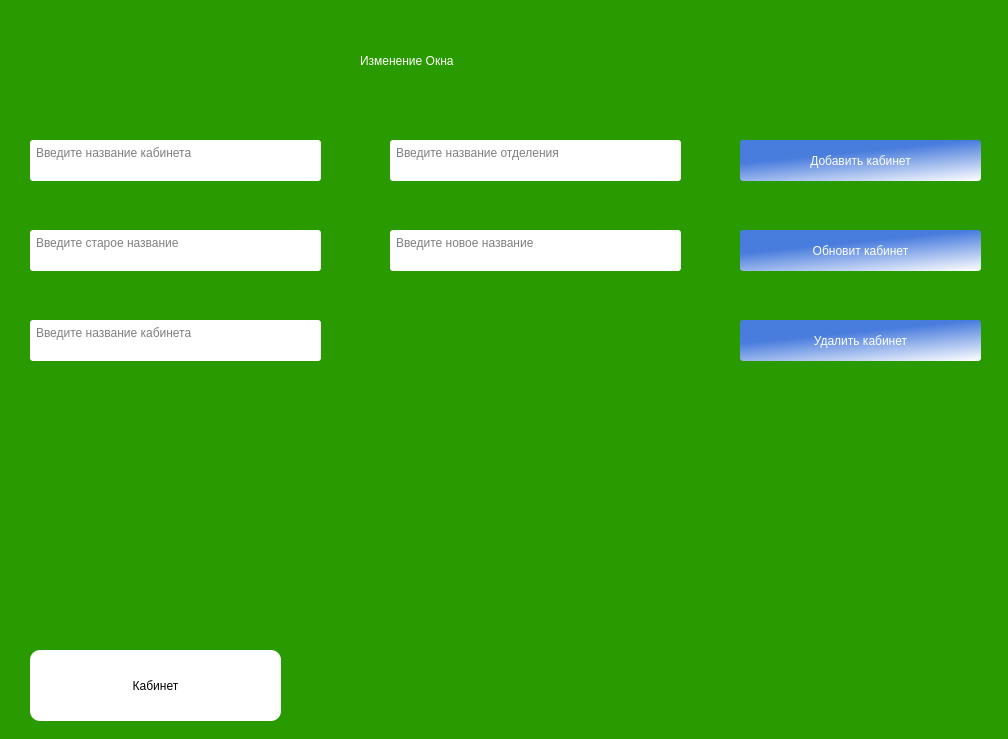
<?xml version="1.0" encoding="UTF-8"?>
<ui version="4.0">
 <class>MainWindow</class>
 <widget class="QMainWindow" name="MainWindow">
  <property name="geometry">
   <rect>
    <x>0</x>
    <y>0</y>
    <width>1008</width>
    <height>739</height>
   </rect>
  </property>
  <property name="windowTitle">
   <string>MainWindow</string>
  </property>
  <property name="styleSheet">
   <string notr="true">background-color: rgb(41, 154, 0);</string>
  </property>
  <widget class="QWidget" name="centralwidget">
   <widget class="QToolButton" name="infotButton">
    <property name="geometry">
     <rect>
      <x>30</x>
      <y>650</y>
      <width>251</width>
      <height>71</height>
     </rect>
    </property>
    <property name="styleSheet">
     <string notr="true">background-color: rgb(255, 255, 255);
border-radius:10px;
font: 20pt &quot;MS Shell Dlg 2&quot;;</string>
    </property>
    <property name="text">
     <string>Кабинет</string>
    </property>
   </widget>
   <widget class="QLabel" name="title">
    <property name="geometry">
     <rect>
      <x>360</x>
      <y>30</y>
      <width>281</width>
      <height>61</height>
     </rect>
    </property>
    <property name="styleSheet">
     <string notr="true">font: 20pt &quot;MS Shell Dlg 2&quot;;
color: rgb(255, 255, 255);</string>
    </property>
    <property name="text">
     <string>Изменение Окна</string>
    </property>
   </widget>
   <widget class="QPushButton" name="addButton">
    <property name="geometry">
     <rect>
      <x>740</x>
      <y>140</y>
      <width>241</width>
      <height>41</height>
     </rect>
    </property>
    <property name="styleSheet">
     <string notr="true">color: rgb(255, 255, 255);
font: 16pt &quot;Segoe UI&quot;;
background-color: qlineargradient(spread:pad, x1:0.534, y1:0.199, x2:1, y2:1, stop:0.0564972 rgba(72, 124, 221, 255), stop:1 rgba(255, 255, 255, 255));
border-radius:3px;</string>
    </property>
    <property name="text">
     <string>Добавить кабинет</string>
    </property>
   </widget>
   <widget class="QTextEdit" name="textEditName">
    <property name="geometry">
     <rect>
      <x>30</x>
      <y>140</y>
      <width>291</width>
      <height>41</height>
     </rect>
    </property>
    <property name="styleSheet">
     <string notr="true">background-color: rgb(255, 255, 255);
font: 16pt &quot;Segoe UI&quot;;
border-radius:3px;
padding:2px;
placeholderTetx:&quot;Введите название кабинета&quot;;</string>
    </property>
    <property name="placeholderText">
     <string>Введите название кабинета</string>
    </property>
   </widget>
   <widget class="QTextEdit" name="textEditDepartament">
    <property name="geometry">
     <rect>
      <x>390</x>
      <y>140</y>
      <width>291</width>
      <height>41</height>
     </rect>
    </property>
    <property name="styleSheet">
     <string notr="true">background-color: rgb(255, 255, 255);
font: 16pt &quot;Segoe UI&quot;;
border-radius:3px;
padding:2px;
placeholderTetx:&quot;Введите название кабинета&quot;;</string>
    </property>
    <property name="placeholderText">
     <string>Введите название отделения</string>
    </property>
   </widget>
   <widget class="QTextEdit" name="textUpadateNewName">
    <property name="geometry">
     <rect>
      <x>390</x>
      <y>230</y>
      <width>291</width>
      <height>41</height>
     </rect>
    </property>
    <property name="styleSheet">
     <string notr="true">background-color: rgb(255, 255, 255);
font: 16pt &quot;Segoe UI&quot;;
border-radius:3px;
padding:2px;
placeholderTetx:&quot;Введите название кабинета&quot;;</string>
    </property>
    <property name="placeholderText">
     <string>Введите новое название</string>
    </property>
   </widget>
   <widget class="QTextEdit" name="textUpadateOldName">
    <property name="geometry">
     <rect>
      <x>30</x>
      <y>230</y>
      <width>291</width>
      <height>41</height>
     </rect>
    </property>
    <property name="styleSheet">
     <string notr="true">background-color: rgb(255, 255, 255);
font: 16pt &quot;Segoe UI&quot;;
border-radius:3px;
padding:2px;
placeholderTetx:&quot;Введите название кабинета&quot;;</string>
    </property>
    <property name="placeholderText">
     <string>Введите старое название</string>
    </property>
   </widget>
   <widget class="QPushButton" name="updateButton">
    <property name="geometry">
     <rect>
      <x>740</x>
      <y>230</y>
      <width>241</width>
      <height>41</height>
     </rect>
    </property>
    <property name="styleSheet">
     <string notr="true">color: rgb(255, 255, 255);
font: 16pt &quot;Segoe UI&quot;;
background-color: qlineargradient(spread:pad, x1:0.534, y1:0.199, x2:1, y2:1, stop:0.0564972 rgba(72, 124, 221, 255), stop:1 rgba(255, 255, 255, 255));
border-radius:3px;</string>
    </property>
    <property name="text">
     <string>Обновит кабинет</string>
    </property>
   </widget>
   <widget class="QPushButton" name="deleteButton">
    <property name="geometry">
     <rect>
      <x>740</x>
      <y>320</y>
      <width>241</width>
      <height>41</height>
     </rect>
    </property>
    <property name="styleSheet">
     <string notr="true">color: rgb(255, 255, 255);
font: 16pt &quot;Segoe UI&quot;;
background-color: qlineargradient(spread:pad, x1:0.534, y1:0.199, x2:1, y2:1, stop:0.0564972 rgba(72, 124, 221, 255), stop:1 rgba(255, 255, 255, 255));
border-radius:3px;</string>
    </property>
    <property name="text">
     <string>Удалить кабинет</string>
    </property>
   </widget>
   <widget class="QTextEdit" name="textDeleteName">
    <property name="geometry">
     <rect>
      <x>30</x>
      <y>320</y>
      <width>291</width>
      <height>41</height>
     </rect>
    </property>
    <property name="styleSheet">
     <string notr="true">background-color: rgb(255, 255, 255);
font: 16pt &quot;Segoe UI&quot;;
border-radius:3px;
padding:2px;
placeholderTetx:&quot;Введите название кабинета&quot;;</string>
    </property>
    <property name="placeholderText">
     <string>Введите название кабинета</string>
    </property>
   </widget>
  </widget>
 </widget>
 <resources/>
 <connections/>
</ui>
